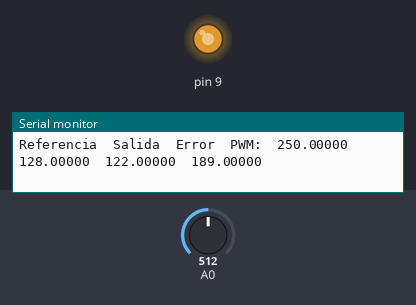
Bench run of a sketch on a simulated Arduino Uno, built with avr-gcc and run on an emulated ATmega328P. Parts: output pins drawn as LEDs (lit = HIGH), the last lines printed to the serial monitor. Inputs (shaded band) come from the test bench; at power-on: A0 = 512.

Above: at 1.2 s.
1.3 s: A0 set to 716
At 1.8 s:
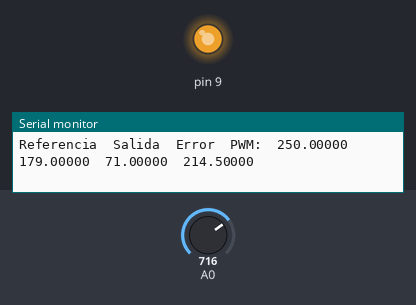
2.8 s: A0 set to 0
At 4.1 s:
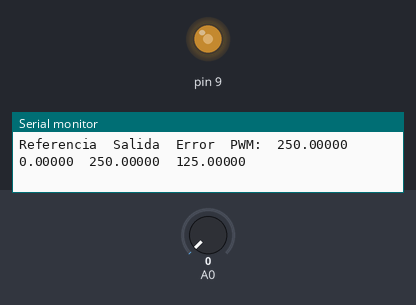
Timing chart, 0 to 5.8 s (numbered marks = the images above; inputs shaded):
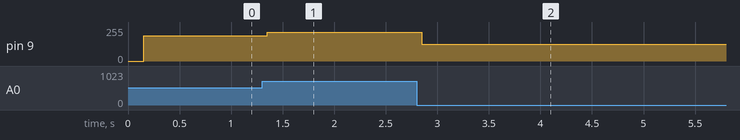

The sketch:

K_PWM_Motor_2.ino
```cpp
#include <PID_v1.h>
#include <Metro.h>

Metro Delta = Metro(100);  // Objeto de timer
float TacoGen;             // Variable para sensar Taco-Generador
float PWM_Motor  = 0;      // Variable de control del Motor
float Control;             // Variable de Control
float Salida;              // Variable para guardar Salida
float Error;               // Variable para calcular Error
float Referencia = 250;    // Punto de Operación
float Kp = 0.5;            // Control proporcional

void setup(){
  pinMode(9, OUTPUT);
  TacoGen = analogRead(0)/4;
  Serial.begin(9600);
  Serial.flush();
  Control = Referencia;
}

void loop(){
  if (Delta.check() == 1){
    TacoGen = analogRead(0)/4;
    Salida  = TacoGen;
    Error   = Referencia - Salida;
    Control = Salida + Kp*Error;
    PWM_Motor = Control;
    analogWrite(9, PWM_Motor);
    //Esto es para simular la adquisición de datos
    //TacoGen = PWM_Motor;

    // Visualizar salida
    Serial.print("Referencia  Salida  Error  PWM:\t");
    PrintFloat(Referencia,2);
    PrintFloat(Salida,2);
    PrintFloat(Error,2);
    PrintFloat(PWM_Motor,2);
    Serial.println("");
    } else{
    Delta.interval(150);
  }
}


/************************************************************
Esta función transforma un numero float en una cadena string
para luego imprimirla en el puerto serial.
************************************************************/
void PrintFloat(float num, int finlinea){
   char text[16];
   dtostrf(num, 2, 5, text);
   switch (finlinea){
     case 0:
       Serial.print(text);
       break;
     case 1:
       Serial.println(text);
       break;
     case 2:
       Serial.print(text);
       Serial.print("  ");
       break;
     case 3:
       Serial.print(text);
       Serial.print("\t");
       break;
   }
 }
/*************************************************************/
```

Measured:
- after the input at 1.3 s, pin 9: 189/255 → 214/255 after 0.05 s
- after the input at 2.8 s, pin 9: 214/255 → 125/255 after 0.05 s
